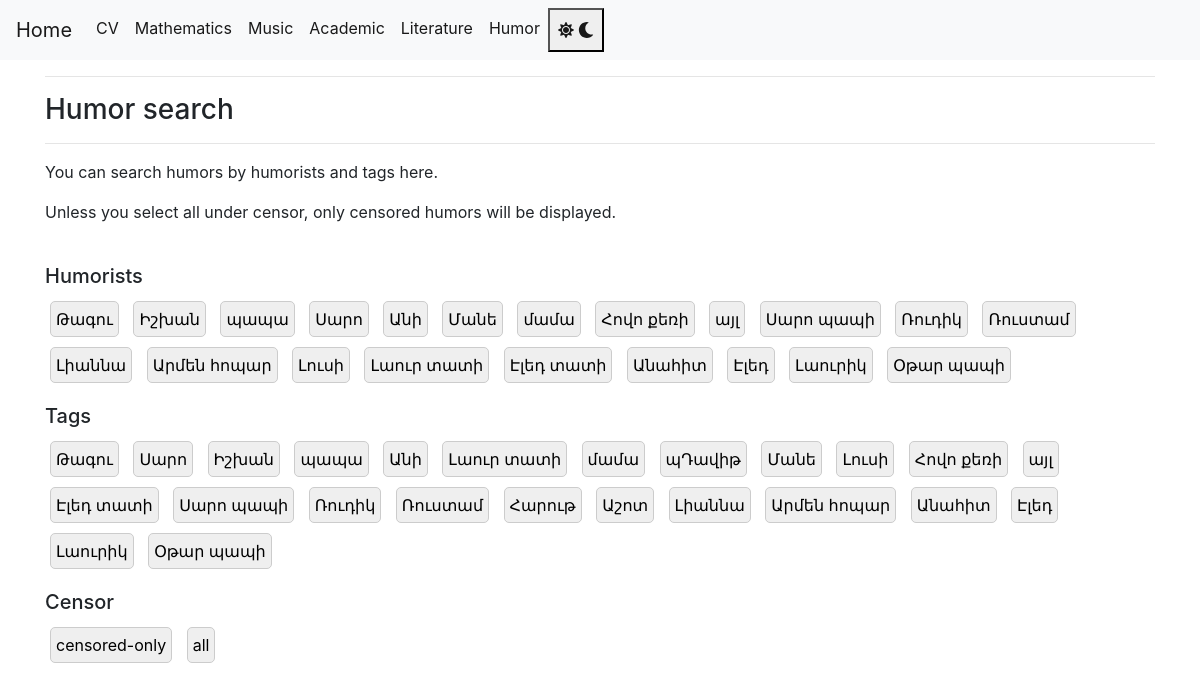
Screenshot of /humor-familiar-all with the database file from the repository.
### tables this page shows
CREATE TABLE humorists (
    id INTEGER PRIMARY KEY,
    humorist TEXT NOT NULL
);

CREATE TABLE tags (
    id INTEGER PRIMARY KEY,
    tag TEXT NOT NULL
);

### main.py (the view)
@app.route('/humor-familiar-all')
def humor_familiar_all():
    return humor_category("ընտանեկան", non_censored_too=True)

### main.py (called while the page is built)
def get_db_connection():
    conn = sqlite3.connect('database.db')
    conn.row_factory = sqlite3.Row
    return conn

### templates/search_humors.html (shortened to what this page needs)
{% extends 'base.html' %}
{% block content %}
<hr>
<h3>Humor search</h3>
<hr>
<p>You can search humors by humorists and tags here.</p>
{% if non_censored_too %}
<p>Unless you select all under censor, only censored humors will be displayed.</p>
{% endif %}
<br>
<h5>Humorists</h5>
<p>{% for humorist in humorists %}
    <button class="humorist-frame">{{ humorist }}</button>
    {% endfor %}
</p>
<h5>Tags</h5>
<p>{% for tag in tags %}
    <button class="tag-frame" id="tag-{{ loop.index }}" data-tag="{{ tag }}">{{ tag }}</button>
    {% endfor %}
</p>
{% if non_censored_too %}
<h5>Censor</h5>
<p>
    <button class="censor-frame" id="censor-0" data-censor="censored-only">censored-only</button>
    <button class="censor-frame" id="censor-1" data-censor="all">all</button>
</p>
{% endif %}
{% endblock %}

### static/css/style.css (style rules this page uses)
:root { --bg-color-light: #ffffff; --text-color-light: #000000; --selected-bg-light: #2fff00; --bg-color-dark: #1f1f1f; --text-color-dark: #ffffff; --border-color-dark: #ccc; --selected-bg-dark: #007f00; }
body { background-color: var(--bg-color-light); color: var(--text-color-light); }
.tag-frame, .humorist-frame, .censor-frame { border: 1px solid var(--border-color-dark); border-radius: 5px; padding: 5px; margin: 5px; display: inline-block; }

### rows the page displays
humorists: humorist "Թագու"
humorists: humorist "Իշխան"
humorists: humorist "պապա"
humorists: humorist "Սարո"
humorists: humorist "Անի"
humorists: humorist "Մանե"
humorists: humorist "մամա"
humorists: humorist "Հովո քեռի"
humorists: humorist "այլ"
humorists: humorist "Սարո պապի"
humorists: humorist "Ռուդիկ"
humorists: humorist "Ռուստամ"
humorists: humorist "Լիաննա"
humorists: humorist "Արմեն հոպար"
humorists: humorist "Լուսի"
humorists: humorist "Լաուր տատի"
humorists: humorist "Էլեդ տատի"
humorists: humorist "Անահիտ"
humorists: humorist "Էլեդ"
humorists: humorist "Լաուրիկ"
humorists: humorist "Օթար պապի"
tags: tag "Թագու"
tags: tag "Սարո"
tags: tag "Իշխան"
tags: tag "պապա"
tags: tag "Անի"
tags: tag "Լաուր տատի"
tags: tag "մամա"
tags: tag "պԴավիթ"
tags: tag "Մանե"
tags: tag "Լուսի"
tags: tag "Հովո քեռի"
tags: tag "այլ"
tags: tag "Էլեդ տատի"
tags: tag "Սարո պապի"
tags: tag "Ռուդիկ"
tags: tag "Ռուստամ"
tags: tag "Հարութ"
tags: tag "Աշոտ"
tags: tag "Լիաննա"
tags: tag "Արմեն հոպար"
tags: tag "Անահիտ"
tags: tag "Էլեդ"
tags: tag "Լաուրիկ"
tags: tag "Օթար պապի"
